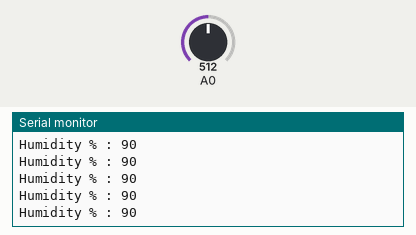
Bench run of a sketch on a simulated Arduino Uno, built with avr-gcc and run on an emulated ATmega328P. Parts: the last lines printed to the serial monitor. Inputs (shaded band) come from the test bench; at power-on: A0 = 512.

Above: at 1.2 s.
1.3 s: A0 set to 716
At 1.31 s:
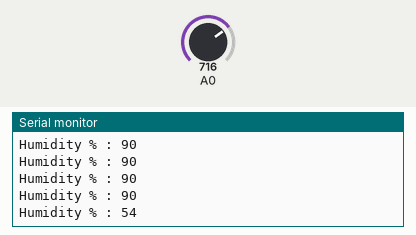
2.8 s: A0 set to 900
At 2.82 s:
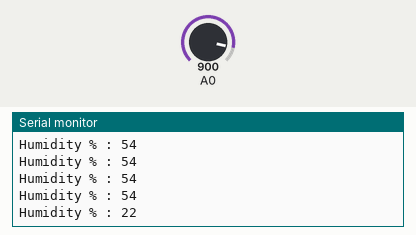
Timing chart, 0 to 5.8 s (numbered marks = the images above; inputs shaded):
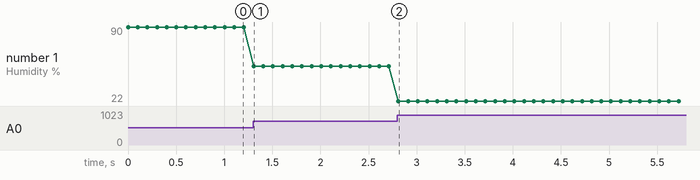

The sketch:

Soil_Moisture.ino
```cpp
int soil=0;
void setup() {
Serial.begin(9600);
}

void loop() {
int sensorValue = analogRead(A0);
sensorValue= constrain( sensorValue, 480, 1023);
soil = map(sensorValue,450,1023,100,0);
Serial.print("Humidity % : ");
Serial.println(soil);
delay(100);
}
```

Measured:
- after the input at 1.3 s, the serial monitor: prints a new line at once (image 1)
- after the input at 2.8 s, the serial monitor: prints a new line at once (image 2)
- plotted number 1: 90 → 54 after the input at 1.3 s, 54 → 22 after the input at 2.8 s
